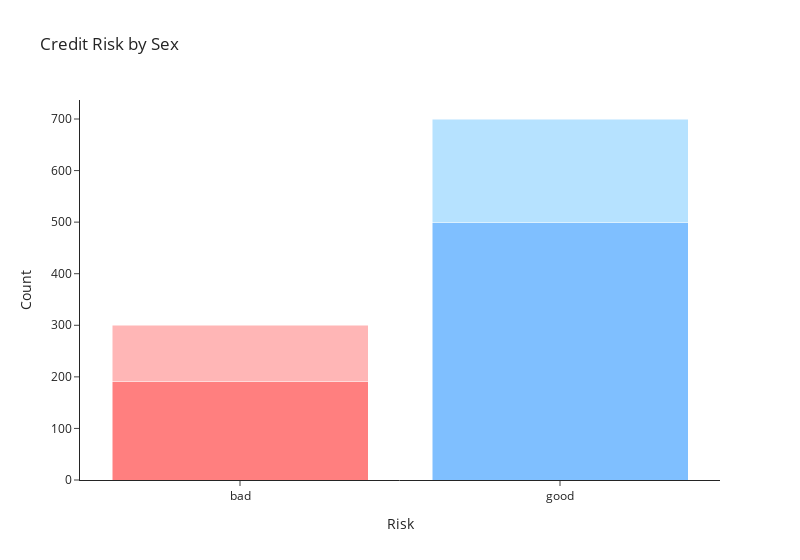

The cell this chart's notebook holds for it:
### Code cell
# Calculate the count of each risk and sex combination
df_counts = df_credit.groupby(['Risk', 'Sex']).size().reset_index(name='count')

# Define colors based on gender and credit risk
color_mapping = {
    ('bad', 'male'): '#FF7F7F',
    ('bad', 'female'): '#FFB6B6',
    ('good', 'male'): '#7FBFFF',
    ('good', 'female'): '#B6E2FF'
}

# Create the stacked bar chart
fig = go.Figure(data=[
    go.Bar(name='male', 
           x=df_counts[df_counts['Sex'] == 'male']['Risk'], 
           y=df_counts[df_counts['Sex'] == 'male']['count'], 
           marker=dict(color=[color_mapping[(risk, 'male')] for risk in df_counts[df_counts['Sex'] == 'male']['Risk']]),
           showlegend=False),  # Set showlegend to False to hide the legend
    go.Bar(name='female', 
           x=df_counts[df_counts['Sex'] == 'female']['Risk'], 
           y=df_counts[df_counts['Sex'] == 'female']['count'], 
           marker=dict(color=[color_mapping[(risk, 'female')] for risk in df_counts[df_counts['Sex'] == 'female']['Risk']]),
           showlegend=False),  # Set showlegend to False to hide the legend
])

# Update layout
fig.update_layout(title='Credit Risk by Sex',
                  xaxis_title='Risk',
                  yaxis_title='Count',
                  barmode='stack',
                  width=800,
                  template="simple_white")

# Show the plot
fig.show()

### Figure 1 — Plotly figure (JSON) as saved in the notebook; plotly's stock layout.template omitted (floating-point values rounded to 4 significant figures)
{"data": [{"marker": {"color": ["#FF7F7F", "#7FBFFF"]}, "name": "male", "showlegend": false, "type": "bar", "x": ["bad", "good"], "y": [191, 499]}, {"marker": {"color": ["#FFB6B6", "#B6E2FF"]}, "name": "female", "showlegend": false, "type": "bar", "x": ["bad", "good"], "y": [109, 201]}], "layout": {"barmode": "stack", "title": {"text": "Credit Risk by Sex"}, "width": 800, "xaxis": {"title": {"text": "Risk"}}, "yaxis": {"title": {"text": "Count"}}}}
